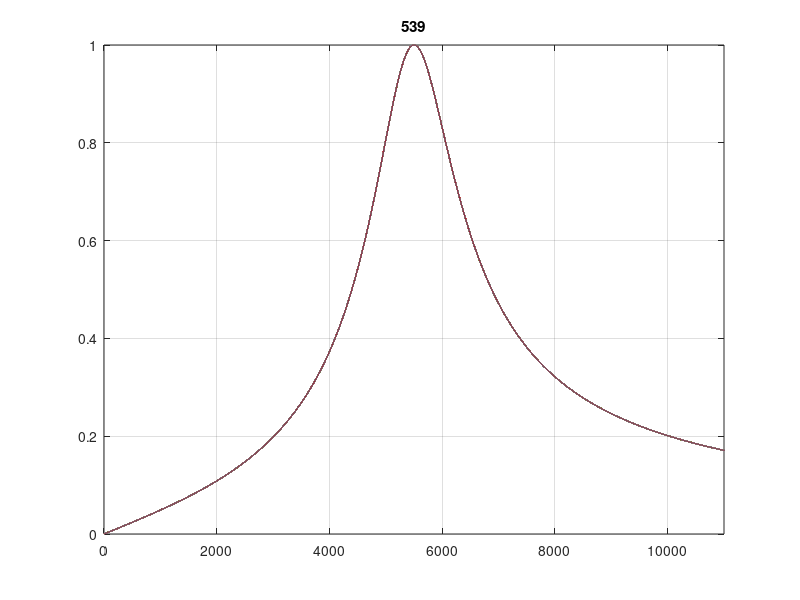

Reproduce this figure in MATLAB.
clc; clear all; close all;

j = sqrt(-1);

C1 = [1e-9 1e-8 1e-7 1e-6 1e-5 1e-4 1e-3];
C2 = [1e-9 1e-8 1e-7 1e-6 1e-5 1e-4 1e-3];

ratio_Cap12 = [0.01 0.1 0.2 0.5 1 2 4 10 20 50 100];

figure();
counter = 0;
for m=C2
    for k=C1
        for r=ratio_Cap12
            k = r*k;
            m = m/r;
            fh = 10000;
            fl = 1000;
            BW_w = fh-fl;
            fo_w = 5500;
            wo_w = fo_w*2*pi;

            R2 = 1.*sqrt(1./(wo_w.^2*k.*m)); %changing the ratio between R2 and R4 adjusts the center frequency
            R4 = 1*R2;
            R3 = sqrt((wo_w./(BW_w)).^2.*(m./k).*R2.*R4);
            R1 = R3;
            R5 = 10;
            R6 = 1000;

            wo = 1/sqrt(R2*R4*k*m);
            fo = wo/(2*pi);
            Q = sqrt((k*R3^2)/(R2*R4*m));
            BW = wo/Q;
            gain = -R3/R1;

            f = 0:10:50e3;

            H = gain.*(wo./Q).*(j.*2.*pi.*f)./((j.*2.*pi.*f).^2 + (j.*2.*pi.*f).*wo./Q + wo.^2);
            plot(f,abs(H)); hold on; pause(0.01); drawnow();
            counter = counter+1;
            grid on; title(counter);
            xlim([0 11000]);
            ylim([0 1]);
        end;
    end;
end;
